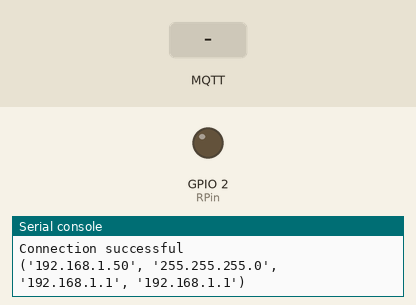
Recording of a program running on a simulated ESP8266 board running MicroPython. On the bench: output pins drawn as LEDs (lit = HIGH), the last lines printed to the serial console. The inputs (shaded band) are chosen by the test bench. WiFi joins after 1.5 s; random numbers come from a fixed seed; no MQTT or app messages arrive unless stated; values from a settings file that is not in the repository are placeholders.

Above: at 2.8 s.
2.9 s: MQTT message "ON" arrives on the first subscribed topic
At 4.1 s:
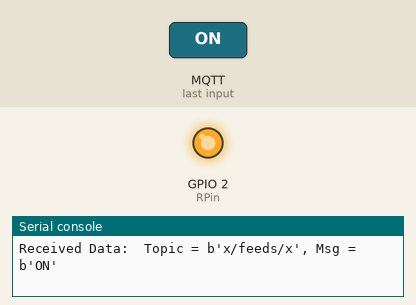
4.4 s: MQTT message "OFF" arrives on the first subscribed topic
At 5.4 s:
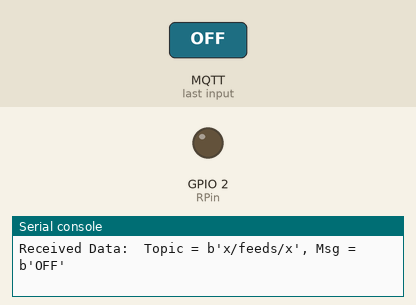
Timing chart, 0 to 7.4 s (numbered marks = the images above; inputs shaded):
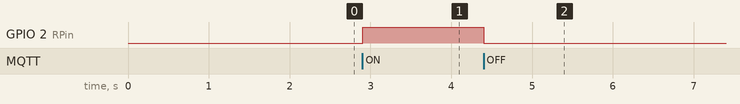

The program:

main.py
```python
# This piece of code awaits for instructions to turn on or off a GPIO pin to control a relay
import os
from umqtt.simple import MQTTClient
import connectWifi
import time
import config
import json
import sys
import machine
from machine import Pin

# connect to wifi
connectWifi.connect()

# set GPIO_2 pin as an output pin
RPin = Pin(2, Pin.OUT, value=0)

# generate a client id
random_num = int.from_bytes(os.urandom(3), 'little')
mqtt_client_id = bytes('client_'+str(random_num), 'utf-8')

# import configuration setup
ADAFRUIT_IO_URL = config.MQTT_CONFIG["ADAFRUIT_IO_URL"]
ADAFRUIT_USERNAME = config.MQTT_CONFIG["ADAFRUIT_USERNAME"]
ADAFRUIT_IO_KEY = config.MQTT_CONFIG["ADAFRUIT_IO_KEY"]
ADAFRUIT_IO_FEEDNAME = config.MQTT_CONFIG["ADAFRUIT_IO_FEEDNAME"]

client = MQTTClient(client_id=mqtt_client_id, server=ADAFRUIT_IO_URL,
                    user=ADAFRUIT_USERNAME, password=ADAFRUIT_IO_KEY, ssl=False)

mqtt_feedname = bytes(
    '{:s}/feeds/{:s}'.format(ADAFRUIT_USERNAME, ADAFRUIT_IO_FEEDNAME), 'utf-8')


def relay_on():

    # Sends a message to the broker that the relay has been turned on, and then turns on the relay.
    send("Relay on")
    RPin.on()


def relay_off():

    # Sends a message to the broker that the relay has been turned off, and then turns off the relay.
    send("Relay off")
    RPin.off()


def send(data):

    # Sends a message to the broker.
    client.publish(mqtt_feedname, json.dumps(data))


def cb(topic, msg):

    # Callback which is called when subscribed data is received.
    print('Received Data:  Topic = {}, Msg = {}'.format(topic, msg))
    command = msg.decode('ASCII')
    if command == "ON":
        relay_on()
    elif command == "OFF":
        relay_off()


def main():

    # Connect to a mqtt server
    try:
        client.connect()
    except Exception as e:
        print('could not connect to MQTT server {}{}'.format(type(e).__name__, e))
        time.sleep(10)
        machine.reset()

    # set the callback
    client.set_callback(cb)

    # subscribe to a given feed name
    client.subscribe(mqtt_feedname)

    # send test message
    send("Is this... now?")

    # check for incoming messages/commands
    while True:
        try:
            if True:
                # Blocking wait for message
                client.wait_msg()
            else:
                # Non-blocking wait for message
                client.check_msg()
                # Then need to sleep to avoid 100% CPU usage (in a real
                # app other useful actions would be performed instead)
                time.sleep(1)
        except OSError as e:
            print('Failed to connect to MQTT broker. Reconnecting...')
            time.sleep(10)
            machine.reset()


if __name__ == "__main__":
    main()
```

connectWifi.py
```python
# Set up connection to wifi access point
def connect():

    import network
    import config

    ssid = config.WIFI_CONFIG['WIFI_ESSID']

    password = config.WIFI_CONFIG['WIFI_PASSWORD']

    station = network.WLAN(network.STA_IF)

    if station.isconnected() == True:
        print("Already connected")

    station.active(True)
    station.connect(ssid, password)

    while station.isconnected() == False:
        pass

    print("Connection successful")
    print(station.ifconfig())
```

Measured:
- after the input at 2.9 s, GPIO 2 (RPin): LOW → HIGH at once
- after the input at 4.4 s, GPIO 2 (RPin): HIGH → LOW at once
